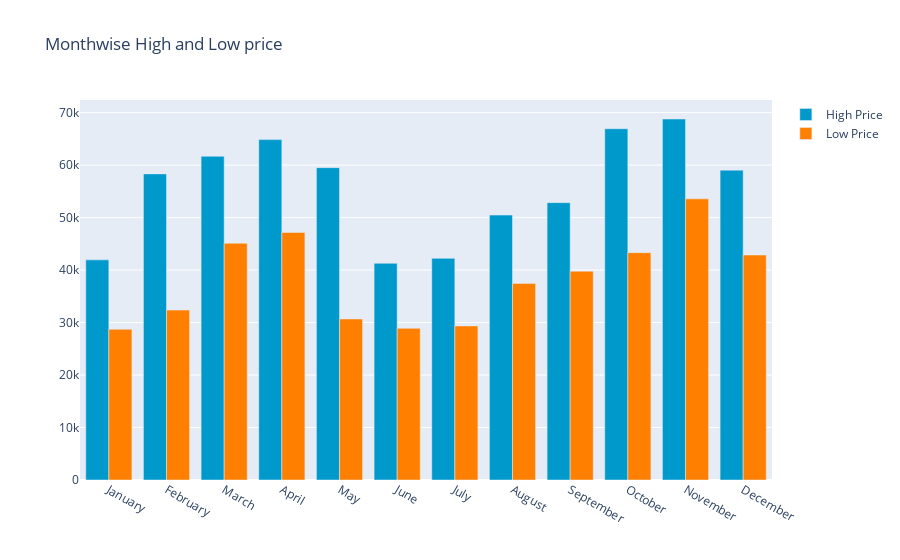

The notebook cell saved with this chart:
### Code cell
y_2021.groupby(y_2021['Date'].dt.strftime('%B'))['Low'].min()
monthvise_high = y_2021.groupby(maindf['Date'].dt.strftime('%B'))['High'].max()
monthvise_high = monthvise_high.reindex(new_order, axis=0)

monthvise_low = y_2021.groupby(y_2021['Date'].dt.strftime('%B'))['Low'].min()
monthvise_low = monthvise_low.reindex(new_order, axis=0)

fig = go.Figure()
fig.add_trace(go.Bar(
    x=monthvise_high.index,
    y=monthvise_high,
    name='High Price',
    marker_color='rgb(0, 153, 204)'
))
fig.add_trace(go.Bar(
    x=monthvise_low.index,
    y=monthvise_low,
    name='Low Price',
    marker_color='rgb(255, 128, 0)'
))

fig.update_layout(barmode='group', 
                  title=' Monthwise High and Low price')
fig.show()

### Figure 1 — Plotly figure (JSON) as saved in the notebook; plotly's stock layout.template omitted (floating-point values rounded to 4 significant figures)
{"data": [{"marker": {"color": "rgb(0, 153, 204)"}, "name": "High Price", "type": "bar", "x": ["January", "February", "March", "April", "May", "June", "July", "August", "September", "October", "November", "December"], "y": [41950.0, 58330.0, 61680.0, 64860.0, 59520.0, 41300.0, 42240.0, 50480.0, 52850.0, 66930.0, 68790.0, 59040.0]}, {"marker": {"color": "rgb(255, 128, 0)"}, "name": "Low Price", "type": "bar", "x": ["January", "February", "March", "April", "May", "June", "July", "August", "September", "October", "November", "December"], "y": [28720.0, 32380.0, 45120.0, 47160.0, 30680.0, 28890.0, 29360.0, 37460.0, 39790.0, 43320.0, 53570.0, 42870.0]}], "layout": {"barmode": "group", "title": {"text": " Monthwise High and Low price"}}}
